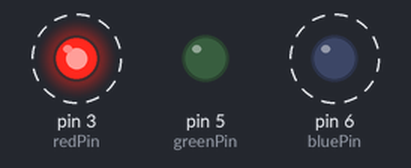
Recording of a sketch running on a simulated Arduino Uno, built with avr-gcc and run on an emulated ATmega328P. Parts: output pins drawn as LEDs (lit = HIGH). Dashed ring = blinking. What the sketch prints to the serial monitor is not drawn.

Above: at 0.2 s.
Timing chart, 0 to 3.0 s (numbered marks = the images above):
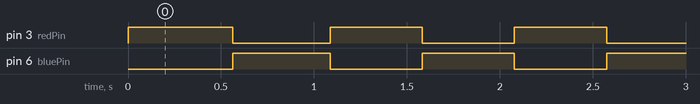

The sketch:

W05_07_blinkAcrossLoops.ino
```cpp
// blink 3 LEDs in three (3) different patterns
// led STATEs change ACROSS loops


// led PINs - check connections!
int redPin = 3;
int greenPin = 5;
int bluePin = 6;

// possible LED states
boolean ON = 1;
boolean OFF = 0;

// color channel Variables
int redValue = 1;
int blueValue = 0;  // what happens if these are both 1?

// timer for how often to step ...
unsigned long now;
unsigned long start;
unsigned long interval = 500;  // warning for an aggressively flashing light == try 25 (flash warning)

// utility variables
int loopCounter = 0;

void setup() {
  // put your setup code here, to run once:
  // set pinModes
  pinMode(redPin, OUTPUT);
  pinMode(greenPin, OUTPUT);
  pinMode(bluePin, OUTPUT);

  // start serial
  Serial.begin(9600);
  Serial.println(__FILE__);
}

void loop() {

  now = millis();

  // put your main code here, to run repeatedly:
  Serial.print("loop ");
  Serial.println(loopCounter);

  // -----------   Alternating Pattern, across loops   ------------------

  // ***********   write the LEDs  *****************
  Serial.print("   Pattern:: \t");
  Serial.print(redValue);
  Serial.print("\t");
  Serial.println(blueValue);

  digitalWrite(redPin, redValue);
  digitalWrite(bluePin, blueValue);


  // ***********   determine the delay - they blink at same time   *****************
  //delay(1000);


  // ***********   TOGGLE the digital state of a value   *****************
  if (now - start > interval) {
    redValue = 1 - redValue;  // can you see why this alternates 0,1,0,1,0,1 ... ?
    blueValue = 1 - blueValue;
    start += interval;
  }

  // ***********   increment loop counter    *****************
  // loopCounter is just a way to clearly see how the code is flowing
  // you don't *NEED* it in your programs
  loopCounter++;
}
```

Measured:
- by itself, pin 3 (redPin), pin 6 (bluePin): alternates HIGH for 0.50 s and LOW for 0.50 s
